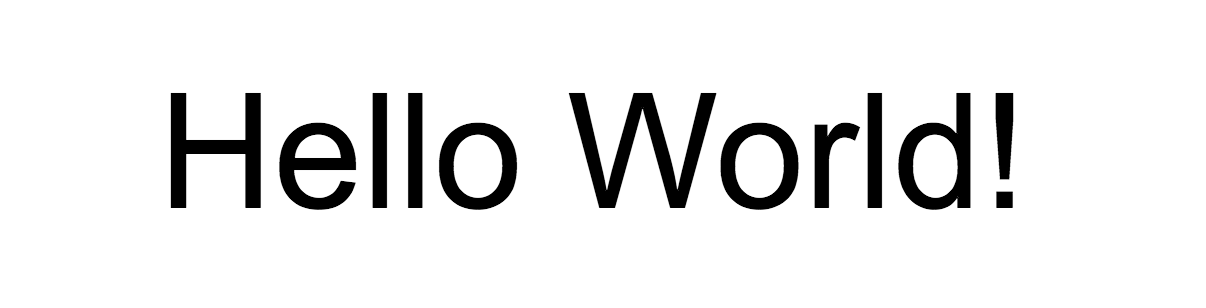
#> input picture helloworld.png, 1206 x 308 px
$ python preproccessing.py
#> lines starting #> are read from the running program, lines starting #| are printed output that depends on the picture; after the words box and inside, x2 and y2 are one past the last pixel; in counts of white or black regions, pixels touching at a corner belong together
import numpy as np
import pandas as pd
import matplotlib.pyplot as plt
import tensorflow as tf
import os
import cv2
import sys
import operator

sys.setrecursionlimit(10**8)
# path = 'D:/Coding_wo_cp/OCR/0325updated.task1train(626p)/X00016469619.jpg'
# path = 'D:/Coding_wo_cp/ML_CHALLENGE_HACKEREARTH/01e648028ad911ea/Dataset/Train_images/TR_2.jpg'
path = 'helloworld.png'
image = cv2.imread(path)
#> image is the input picture: shape (308, 1206, 3); min 0, max 255, mean 233.3
orig = image.copy()
image = cv2.cvtColor(image,cv2.COLOR_BGR2GRAY)
#> image: shape (308, 1206)
h,w = orig.shape[:2]
#> h = 308; w = 1206
print(orig.shape)
#| (308, 1206, 3)
size = 300
rH = size/h
#> rH = 0.974
rW = size/w
#> rW = 0.249
x = int(np.round(245*rW))
#> x = 61
y = int(np.round(639*rH))
#> y = 622
xmax = int(np.round(293*rW))
#> xmax = 73
ymax = int(np.round(658*rH))
#> ymax = 641
# image = cv2.resize(image,(size,size))
origResize = cv2.resize(orig,(size,size))
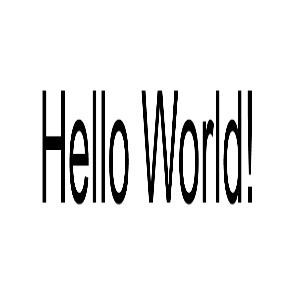
#> origResize: shape (300, 300, 3); min 0, max 255, mean 233.7
ret,im = cv2.threshold(image,200,255,cv2.THRESH_BINARY_INV)
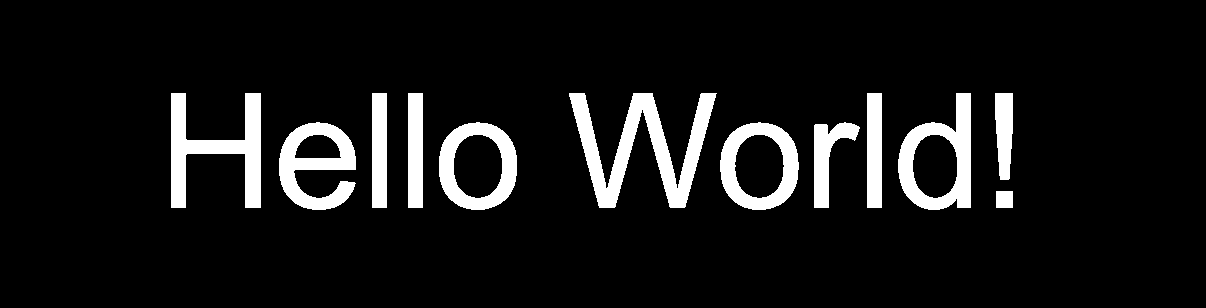
#> im: shape (308, 1206); 8.8% white; 12 white regions
# gray = cv2.bilateralFilter(im, 11, 17, 17)
# edged = cv2.Canny(im, 30, 200)
contours, hierarchy = cv2.findContours(im,cv2.RETR_TREE,cv2.CHAIN_APPROX_SIMPLE)
#> contours = 16 contours; largest, box (x1, y1, x2, y2) and area: (898, 93, 971, 210) 5876, (569, 93, 717, 208) 5828, (720, 122, 799, 210) 5490, (439, 122, 517, 210) 5489, (279, 122, 356, 210) 4159
# cv2.drawContours(im,contours,-1,(0,255,0),1)
# im1 = im[y-2:y+h+2,x-2:x+w+2]
# im1 = im[y-10:y+h+10,x-10:x+w+10]
boxes = []
for i in range(len(contours)) :
    if hierarchy[0,i,3] == -1:
        x,y,w,h = cv2.boundingRect(contours[i])
        boxes.append((x,y,w,h))
        im1 = cv2.rectangle(orig,(x-1,y-1),(x+w+1,y+h+1),(0,255,0),1)
#> this loop made 16 passes
#> (x, y, w, h) on passes 1, 2, 3, 5, 7, 9, 10, 12, 13, 14, 15, 16: (996, 191, 17, 17), (814, 122, 46, 86), (720, 122, 79, 88), (439, 122, 78, 88), (279, 122, 77, 88), (995, 93, 18, 87), (898, 93, 73, 117), (867, 93, 15, 115), (569, 93, 148, 115), (408, 93, 15, 115), (372, 93, 15, 115), (171, 93, 90, 115)
#> pass 2, `im1 = cv2.rectangle(orig,(x-1,y-1),(x+w+1,y+h+1),(0,255,0),1)`:
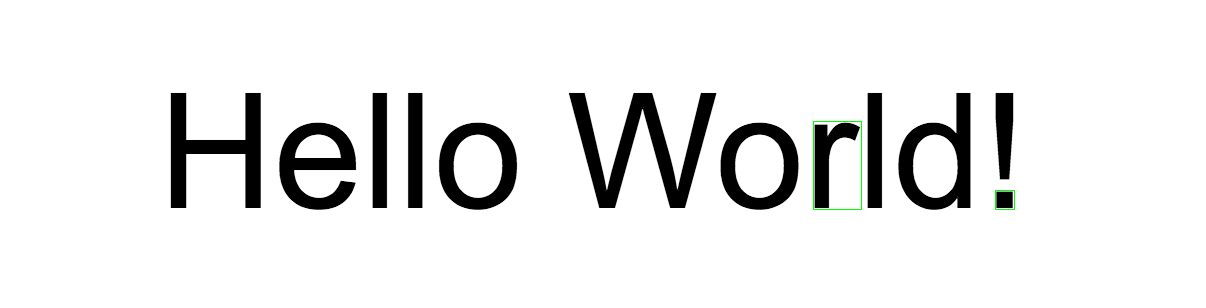
#> im1: shape (308, 1206, 3); mean B, G, R 233.1, 233.3, 233.1
#> pass 3, `im1 = cv2.rectangle(orig,(x-1,y-1),(x+w+1,y+h+1),(0,255,0),1)`:
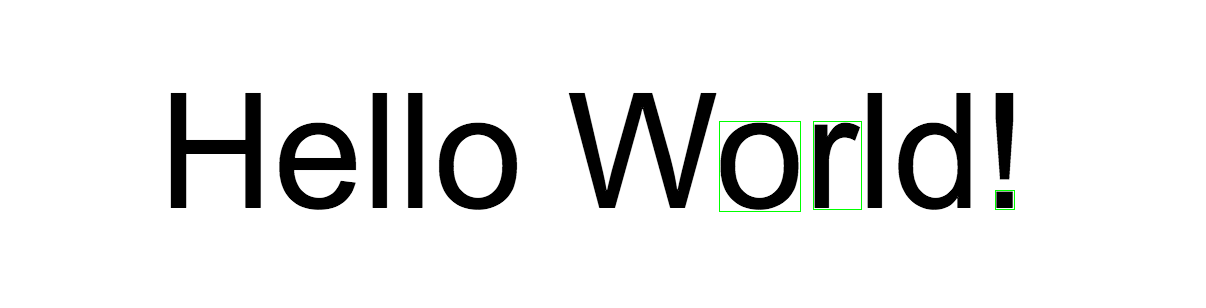
#> im1: shape (308, 1206, 3); 0.09% of pixels changed, all inside (x1, y1, x2, y2) = (719, 121, 801, 212)
#> after the loop:
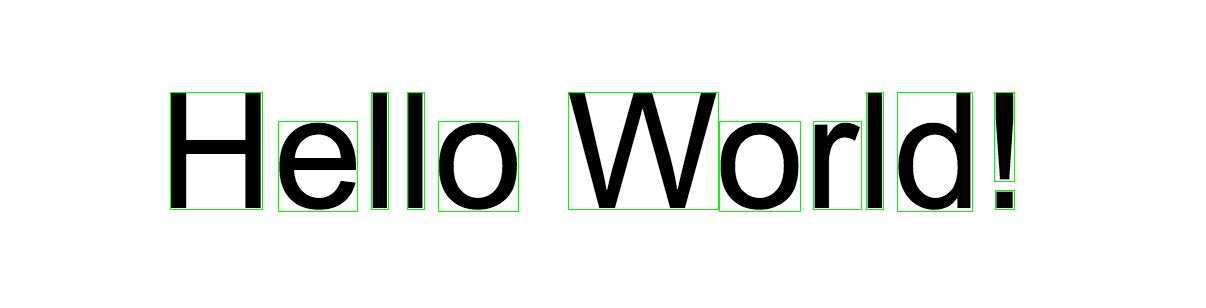
#> orig: shape (308, 1206, 3); 1% of pixels changed, all inside (x1, y1, x2, y2) = (170, 92, 1015, 212)
#> after the loop, boxes = [(996, 191, 17, 17), (814, 122, 46, 86), (720, 122, 79, 88), (439, 122, 78, 88), (279, 122, 77, 88), (995, 93, 18, 87), (898, 93, 73, 117), (867, 93, 15, 115), (569, 93, 148, 115), (408, 93, 15, 115), (372, 93, 15, 115), (171, 93, 90, 115)]
# edges = cv2.Canny(im)

boxes.sort(key = lambda x:x[1])
# [4 lines of commented-out code are left out]
while True:
    cv2.imshow("i",im1)
    if cv2.waitKey(0) :
#> (key Esc is pressed here)
        break
cv2.destroyAllWindows()
plt.imshow(im1)

$ run again, with download.png copied over helloworld.png
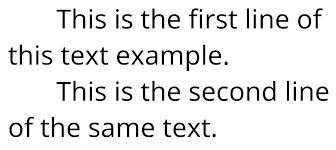
#> input picture download.png, 336 x 150 px
#> image is the input picture: shape (150, 336, 3); min 0, max 255, mean 234
#> image: shape (150, 336)
#| (150, 336, 3)
#> `ret,im = cv2.threshold(image,200,255,cv2.THRESH_BINARY_INV)`:
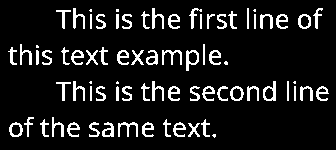
#> im: shape (150, 336); 10.5% white in thin lines or dots, all inside (x1, y1, x2, y2) = (8, 8, 329, 138)
#> contours = 94 contours, 15 with area under 20; largest, box (x1, y1, x2, y2) and area: (186, 50, 199, 71) 164, (263, 81, 276, 101) 163, (9, 122, 23, 137) 145, (230, 86, 244, 101) 144, (298, 14, 311, 29) 144
#> the loop `for i in range(len(contours)) :` made 94 passes
#> (x, y, w, h) on passes 1, 2, 3, 5, 7, 8, 10, 11: (212, 134, 4, 4), (188, 123, 12, 14), (173, 122, 13, 15), (142, 122, 12, 15), (118, 122, 20, 15), (102, 122, 12, 15), (89, 122, 11, 15), (67, 122, 13, 15)
#> after the loop `for i in range(len(contours)) :`:
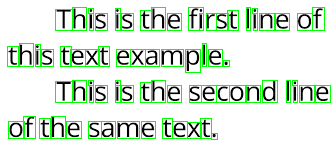
#> orig: shape (150, 336, 3); 7.86% of pixels changed, all inside (x1, y1, x2, y2) = (7, 7, 331, 140)
#> after the loop `for i in range(len(contours)) :`: boxes = 76 items, first 6: (212, 134, 4, 4), (188, 123, 12, 14), (173, 122, 13, 15), (142, 122, 12, 15), (118, 122, 20, 15), (102, 122, 12, 15)
